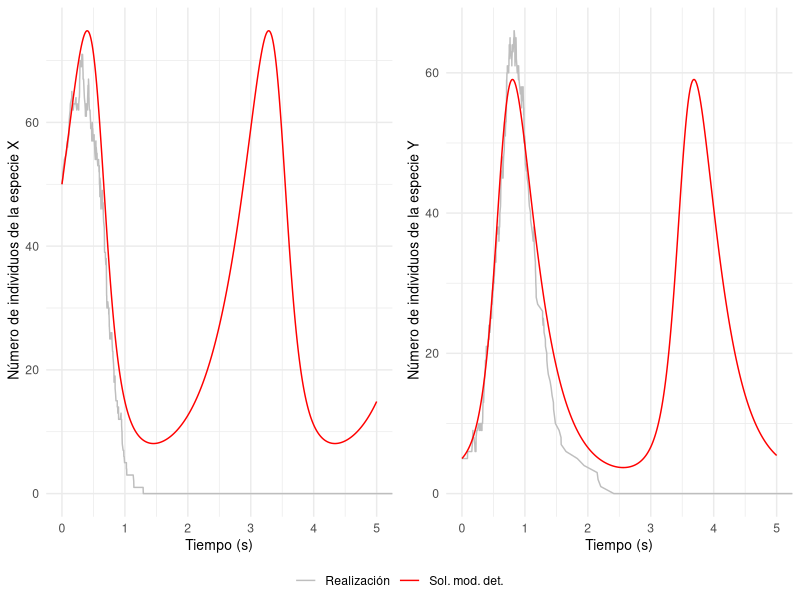

The R script that drew this image:
## ---- chunk 1
library("ggplot2")
library("deSolve")
library("ggpubr")
## ---- chunk 2
tiempo_exponencial <- function(a0){
  r1 <- runif(n=1,min=0,max=1)
  return((1/a0)*log(1/r1))
}
## ---- chunk 3
presa_depredador_EDO <- function(t,state,parameters){
  with(as.list(c(state, parameters)), {
    dA <- A*(k1-k2*B)
    dB <- (-B)*(k3-k2*A)
    res<-c(dA,dB)
    list(res)
  })
}
## ---- chunk 4

PresaDepredador_Gillespie <- function(parametros,x0,t0,tf){
  k1 <- parametros[1]
  k2 <- parametros[2]
  k3 <- parametros[3]
  
  # Variable espacial que almacena todos los estados del sistema para todos los tiempos de reacción
  x <- x0
  # Variable espacial que almacena el estado del sistema y que se modificará cada vez que ocurra una reacción
  x_actual <- x0
  
  # Variable temporal que almacena los tiempos de reación
  t_imprimir <- t0
  # Variable temporal que ira avanzando conforme ocurran las reacciones
  t <- t0
  
  # Declaramos el vector propensidad y la propensidad total
  a <- numeric()
  a0 <- numeric()
  
  # Calculamos las propensidades individuales y la propensidad total
  a[1] <- k1*x_actual[1]
  a[2] <- k2*x_actual[1]*x_actual[2]
  a[3] <- k3*x_actual[2] 
  a0<-sum(a)
  
  while(t<tf){
      
    # Calculamos y almacenamos el siguiente tiempo de reacción
    t<-t+tiempo_exponencial(a0)
    t_imprimir <- c(t_imprimir,t)
    
    if(t == Inf){
      x_actual <- c(0,0)
    }else{
    
    # Calculamos la siguiente reacción que ocurre
    r2<-runif(n=1, min=0, max=1)
    
    if(a[1]>=r2*a0){
        x_actual[1] <- x_actual[1] + 1 
        a[1] <- k1*x_actual[1]
        a[2] <- k2*x_actual[1]*x_actual[2]
    }else if(a[1]+a[2]>=r2*a0 & x_actual[1]>0){
        x_actual[1] <- x_actual[1] - 1
        x_actual[2] <- x_actual[2] + 1
        a[1] <- k1*x_actual[1]
        a[2] <- k2*x_actual[1]*x_actual[2]
        a[3] <- k3*x_actual[2] 
    }else if(x_actual[2]>0){
        x_actual[2] <- x_actual[2] - 1
        a[2] <- k2*x_actual[1]*x_actual[2]
        a[3] <- k3*x_actual[2] 
    }
    
    # Recalculamos la propensidad total
    a0<-sum(a)
    
    }
    
    # Almacenamos para cada tiempo de reacción el estado del sistema
    x<-rbind(x,x_actual)
    
  }
  
  # Mostramos un mensaje en el caso de que se extinga alguna de las especies
  # if(x_actual[1]==0)
  #   warning("Extinción de la especie A.")
  # else if(x_actual[2]==0)
  #   warning("Extinción de la especie B.")
  
  # Almacenamos el tiempo de muestreo y la matriz de estados en una base de datos para poder mostrarla gráficamente
  datos <- data.frame(t_imprimir=t_imprimir,x_imprimir=x,row.names = NULL)
  return(datos)
}
## ---- chunk 5
k1 <- 2
k2 <- 0.1
k3 <- 3
parametros <- c(k1=k1,k2=k2,k3=k3) 
# x0 <- c(k1/k2,k4/k3) # para tomar el valor inicial de la población en el equilibrio
x0 <- c(50,5)
tf <- 5
t0 <- 0

graficoA <- ggplot()
graficoB <- ggplot()

n_realizaciones <- 1

for(i in 1:n_realizaciones){
  realizacion <- PresaDepredador_Gillespie(parametros,x0,t0,tf)
  
  imprimir <- data.frame(t=realizacion$t_imprimir,A=realizacion$x_imprimir.1,B=realizacion$x_imprimir.2)
  
  graficoA <- graficoA + geom_line(data = imprimir, aes(x=t, y=A, color="Realización"))
                                
  graficoB <- graficoB + geom_line(data = imprimir, aes(x=t, y=B, color="Realización"))
}

# Definimos los parámetros necesarios y resolvemos la EDO usando la función ode() del paquete "deSolve"
parameter <- parametros
state <- c(A=x0[1],B=x0[2])
times <- seq(0,tf,by=0.01)

out <- ode(y=state, times = times, func = presa_depredador_EDO, parms = parametros)
out <- data.frame(out)

# Añadimos la solución de la EDO a los gráficos
graficoA <- graficoA + geom_line(data=out, aes(x=time,y=A,color="Sol. mod. det."))
graficoB <- graficoB + geom_line(data=out, aes(x=time,y=B,color="Sol. mod. det."))

graficoA <- graficoA +
 labs(x = "Tiempo (s)", y = " Número de individuos de la especie X") +
 theme_minimal() +
 theme(legend.title=element_blank(),legend.position = "bottom",
      axis.title.x = element_text(size = 10),  
      axis.title.y = element_text(size = 10)) +
 scale_color_manual(values = c("Realización"="gray", "Sol. mod. det." = "red"),
                    breaks = c("Realización", "Sol. mod. det."))

  graficoB <- graficoB +
 labs(x = "Tiempo (s)", y = " Número de individuos de la especie Y") +
 theme_minimal() +
 theme(legend.title=element_blank(),legend.position = "bottom",
      axis.title.x = element_text(size = 10),  
      axis.title.y = element_text(size = 10)) +
 scale_color_manual(values = c("Realización"="gray", "Sol. mod. det." = "red"),
                    breaks = c("Realización", "Sol. mod. det."))


grafico <- ggarrange(graficoA,graficoB,ncol=2,common.legend=TRUE, legend="bottom")
print(grafico)
